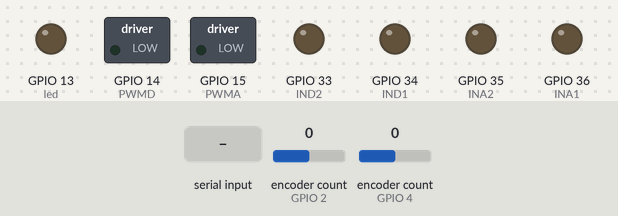
A sketch run on a simulated ESP32. Parts: switched loads named in the sketch (green lamp = pin HIGH), output pins drawn as LEDs (lit = HIGH). Inputs (shaded band) come from the test bench; at power-on: encoder count (sensors on GPIO 2, GPIO 4) 0. What the sketch prints to the serial monitor is not drawn.

Above: at 1.2 s.
1.3 s: "forward\n" received over Serial
At 1.48 s:
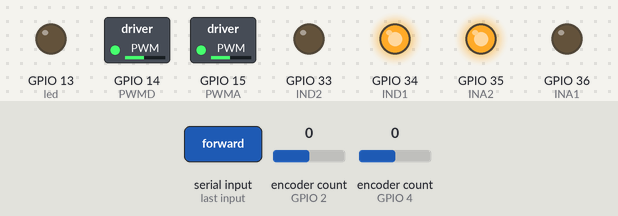
4.3 s: "right\n" received over Serial
At 4.47 s:
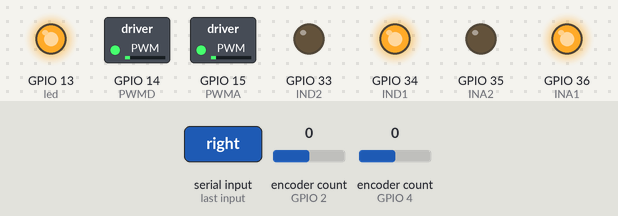
7.3 s: encoder count (sensor on GPIO 2) set to 1
10.3 s: "button\n" received over Serial
At 11.5 s:
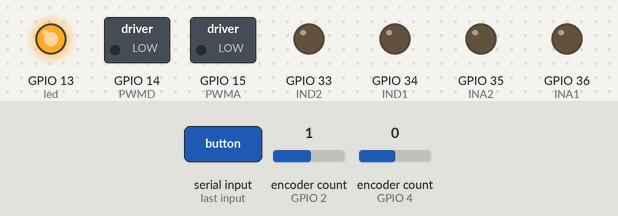
Timing chart, 0 to 12.8 s (numbered marks = the images above; inputs shaded):
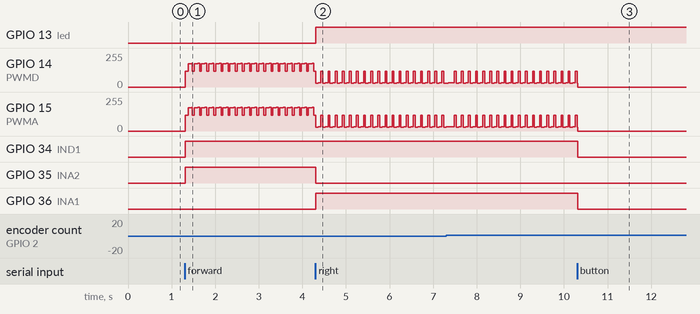

Measured:
- after the input at 1.3 s, GPIO 14 (PWMD), GPIO 15 (PWMA): 0/255 → 120/255 at once, then repeats every 0.14 s: 175/255 0.04 s, 176/255 0.04 s, 177/255 0.02 s, 120/255 0.04 s; GPIO 34 (IND1), GPIO 35 (INA2): LOW → HIGH at once
- after the input at 4.3 s, GPIO 13 (led), GPIO 36 (INA1): LOW → HIGH at once; GPIO 35 (INA2): HIGH → LOW at once
- after the input at 10.3 s, GPIO 34 (IND1), GPIO 36 (INA1): HIGH → LOW at once

The sketch:

motor_control.ino
```cpp
#include <Encoder.h>

int led = 13;
String com = "";
String mode = "stop";
unsigned long lastSend = 0;
const int sendInterval = 20;
float STALL_RPM = 2.0f;      // below this we consider it stalled
int stallCount = 0;
const int STALL_THRESH = 7; // 10 consecutive slow readings = stall
bool buttontoggle = false;


const float MAX_RPM_OUT = 1000.0f;
const float kF = 255.0f / MAX_RPM_OUT;

static float rpmFilt_A = 0.0f;
static float rpmFilt_D = 0.0f;
const float ALPHA = 0.3f;
int tick = 0;
float targetRPM_A;
float targetRPM_D;
float pwmCmd_A;
float pwmCmd_D;
float integ_A;
float integ_D;

float MAX_RPM = 600;

float Kp = 0.08f;
float Ki = 0.05f;

float PWM_MIN = 0.0f;

float ICLAMP = 50.0f;

const float    KICK_PWM     = 120.0f;
const uint32_t KICK_DUR_US  = 50000;    // kick duration: 80 ms

static bool     kicking_A    = false;
static uint32_t kickStart_A  = 0;
static bool     kicking_D    = false;
static uint32_t kickStart_D  = 0;
static float    lastTarget_A = 0.0f;
static float    lastTarget_D = 0.0f;
// -------------------------------------------------------------------

constexpr int EA_D = 2;
constexpr int EB_D = 3;

constexpr int EA_A = 4;
constexpr int EB_A = 5;

const int IND1 = 34;
const int IND2 = 33;
const int PWMD = 14;

const int INA1 = 36;
const int INA2 = 35;
const int PWMA = 15;

constexpr float CPR = 979.62f;

Encoder enc_A(EA_A, EB_A);
Encoder enc_D(EA_D, EB_D);

static inline float deg2rad(float d) { return d * (3.14159265358979323846f / 180.0f); }

static inline int clamp255(int x) {
  if (x < 0) return 0;
  if (x > 255) return 255;
  return x;
}

void setMotorSigned(int in1, int in2, int pwmPin, float cmd) {
  if (cmd > 255.0f) cmd = 255.0f;
  if (cmd < -255.0f) cmd = -255.0f;

  int pwm = clamp255((int)lroundf(fabsf(cmd)));

  if (pwm == 0) {
    digitalWrite(in1, LOW);
    digitalWrite(in2, LOW);
  } else if (cmd > 0) {
    digitalWrite(in1, HIGH);
    digitalWrite(in2, LOW);
  } else {
    digitalWrite(in1, LOW);
    digitalWrite(in2, HIGH);
  }

  analogWrite(pwmPin, pwm);
}

void driveVector4(float speed, float angleDeg, float &cmdA, float &cmdD) {
  if (speed < 0) speed = 30;
  if (speed > 255) speed = 255;

  angleDeg = fmodf(angleDeg, 360.0f);
  if (angleDeg < 0) angleDeg += 360.0f;

  float th = deg2rad(angleDeg);
  float Vx = speed * cosf(th);
  float Vy = speed * sinf(th);

  const float aA = deg2rad(120.0f);
  const float aD = deg2rad(240.0f);

  cmdA = Vx * cosf(aA) + Vy * sinf(aA);
  cmdD = Vx * cosf(aD) + Vy * sinf(aD);

  float maxAbs = fmaxf(fabsf(cmdA), fabsf(cmdD));
  if (maxAbs > 255.0f) {
    float k = 255.0f / maxAbs;
    cmdA *= k; cmdD *= k;
  }
}

void setup() {

  Serial.begin(115200);
  pinMode(led, OUTPUT);

  digitalWrite(led, LOW);
  while(!Serial && millis() < 1500) {}
  pinMode(INA1, OUTPUT); pinMode(INA2, OUTPUT); pinMode(PWMA, OUTPUT);
  pinMode(IND1, OUTPUT); pinMode(IND2, OUTPUT); pinMode(PWMD, OUTPUT);
}

void loop() {
  while (Serial.available()) {
    char c = Serial.read();

    if (c == '\n') {
      com.trim();
      Serial.print("Command: ");
      Serial.println(com);
      if (com == "button") {buttontoggle = !buttontoggle; Serial.print("received button");}
      else if (com == "forward"){ mode = "forward"; Serial.print("received forward"); }
      else if (com == "right")  { mode = "right"; }
      else if (com == "left")   { mode = "left"; }
      else if (com == "stop")   { mode = "stop"; }
      else if (com == "back")   { mode = "back"; }
      com = "";
    } else {
      com += c;
    }
  }
  if (buttontoggle) {
    Serial.print("button wipe");
    kicking_D = false;
    kicking_A = false;
    integ_A = 0;
    integ_D = 0;
    pwmCmd_A = 0;
    pwmCmd_D = 0;
    targetRPM_A = 0;
    targetRPM_D = 0;
  }
  else if (mode == "right") {
    targetRPM_A = 90.0f;
    targetRPM_D = 90.0f;
    digitalWrite(led, HIGH);
  }
  else if (mode == "left") {
    digitalWrite(led, HIGH);
    targetRPM_A = -90.0f;
    targetRPM_D = -90.0f;
  }
  else if (mode == "forward") {
    Serial.print("Moving forward");
    digitalWrite(led, LOW);
    float cmdA = 0, cmdD = 0;
    driveVector4(600, 270, cmdA, cmdD);
    targetRPM_A = (cmdA / 255.0f) * MAX_RPM;
    targetRPM_D = (cmdD / 255.0f) * MAX_RPM;
  } else if (mode == "stop") {
    kicking_D = false;
    kicking_A = false;
    integ_A = 0;
    integ_D = 0;
    pwmCmd_A = 0;
    pwmCmd_D = 0;
    targetRPM_A = 0;
    targetRPM_D = 0;
  }
  else if (mode == "back") {
    digitalWrite(led, LOW);
    float cmdA = 0, cmdD = 0;
    driveVector4(600, 90, cmdA, cmdD);
    targetRPM_A = (cmdA / 255.0f) * MAX_RPM;
    targetRPM_D = (cmdD / 255.0f) * MAX_RPM;
  }
  static uint32_t lastUs    = 0;
  static long lastCount_A   = 0;
  static long lastCount_D   = 0;

  uint32_t nowUs = micros();
  uint32_t dtUS  = nowUs - lastUs;

  if (dtUS >= 20000) {
    lastUs    = nowUs;
    float dt  = dtUS * 1e-6f;

    // ---- Motor A ----
    // Detect transition from stopped to moving -> trigger kickstart
    if (fabsf(lastTarget_A) < 1e-3f && fabsf(targetRPM_A) > 1e-3f) {
      kicking_A   = true;
      kickStart_A = nowUs;
      integ_A     = 0.0f;   // clear integrator so it doesn't wind up during kick
      rpmFilt_A   = 0.0f;
    }
    lastTarget_A = targetRPM_A;

    long count_A  = enc_A.read();
    long dcount_A = count_A - lastCount_A;
    lastCount_A   = count_A;
    float rpm_A   = ((dcount_A / dt) / CPR) * 60.0f;
    rpmFilt_A    += ALPHA * (rpm_A - rpmFilt_A);

    if (fabsf(targetRPM_A) < 1e-3f) {
      integ_A   = 0.0f;
      rpmFilt_A = 0.0f;
      kicking_A = false;
      pwmCmd_A  = 0.0f;
    } else if (kicking_A) {
      // Still in kickstart window?
      if ((nowUs - kickStart_A) < KICK_DUR_US) {
        pwmCmd_A = (targetRPM_A > 0) ? KICK_PWM : -KICK_PWM;
      } else {
        kicking_A = false;   // kick done, hand off to PID
      }
    }

    if (!kicking_A && fabsf(targetRPM_A) > 1e-3f) {
      float err_A = targetRPM_A - rpmFilt_A;
      integ_A    += err_A * dt;
      integ_A     = constrain(integ_A, -ICLAMP, ICLAMP);
      pwmCmd_A    = constrain(kF*targetRPM_A + Kp*err_A + Ki*integ_A, -255.0f, 255.0f);
      if (fabsf(pwmCmd_A) < PWM_MIN) pwmCmd_A = (pwmCmd_A > 0) ? PWM_MIN : -PWM_MIN;
    }

    setMotorSigned(INA1, INA2, PWMA, pwmCmd_A);

    // ---- Motor D ----
    if (fabsf(lastTarget_D) < 1e-3f && fabsf(targetRPM_D) > 1e-3f) {
      kicking_D   = true;
      kickStart_D = nowUs;
      integ_D     = 0.0f;
      rpmFilt_D   = 0.0f;
    }
    lastTarget_D = targetRPM_D;

    long count_D  = enc_D.read();
    long dcount_D = count_D - lastCount_D;
    lastCount_D   = count_D;
    float rpm_D   = ((dcount_D / dt) / CPR) * 60.0f;
    rpmFilt_D    += ALPHA * (rpm_D - rpmFilt_D);

    if (fabsf(targetRPM_D) < 1e-3f) {
      integ_D   = 0.0f;
      rpmFilt_D = 0.0f;
      kicking_D = false;
      pwmCmd_D  = 0.0f;
    } else if (kicking_D) {
      if ((nowUs - kickStart_D) < KICK_DUR_US) {
        pwmCmd_D = (targetRPM_D > 0) ? KICK_PWM : -KICK_PWM;
      } else {
        kicking_D = false;
      }
    }

    if (!kicking_D && fabsf(targetRPM_D) > 1e-3f) {
      float err_D = targetRPM_D - rpmFilt_D;
      integ_D    += err_D * dt;
      integ_D     = constrain(integ_D, -ICLAMP, ICLAMP);
      pwmCmd_D    = constrain(kF*targetRPM_D + Kp*err_D + Ki*integ_D, -255.0f, 255.0f);
      if (fabsf(pwmCmd_D) < PWM_MIN) pwmCmd_D = (pwmCmd_D > 0) ? PWM_MIN : -PWM_MIN;
    }

    setMotorSigned(IND1, IND2, PWMD, pwmCmd_D);

    // ---- Stall detection ----
    if (fabsf(rpm_A) < STALL_RPM && fabsf(targetRPM_A) > 1e-3f &&
        fabsf(rpm_D) < STALL_RPM && fabsf(targetRPM_D) > 1e-3f) {
      if (++stallCount > STALL_THRESH) {
        rpmFilt_A = rpmFilt_D = integ_A = integ_D = 0.0f;
        stallCount = 0;
        //Serial.println("Stall");
        // Re-trigger kick if we still have a target
        if (fabsf(targetRPM_A) > 1e-3f) {
          kicking_A = true;
          kickStart_A = nowUs;
        }
        if (fabsf(targetRPM_D) > 1e-3f) {
          kicking_D = true;
          kickStart_D = nowUs;
        }
      }
    } else {
      stallCount = 0;
    }

    tick++;
    if (tick % 2 == 0) {
      /**
      Serial.print("A{t="); Serial.print(targetRPM_A,1);
      Serial.print(" dc="); Serial.print(dcount_A);
      Serial.print(" rpm="); Serial.print(rpm_A,1);
      Serial.print(" pwm="); Serial.print(pwmCmd_A,0);
      Serial.print(" kick="); Serial.print(kicking_A);
      Serial.print(" I="); Serial.print(integ_A,2);
      Serial.print("} D{t="); Serial.print(targetRPM_D,1);
      Serial.print(" dc="); Serial.print(dcount_D);
      Serial.print(" rpm="); Serial.print(rpm_D,1);
      Serial.print(" pwm="); Serial.print(pwmCmd_D,0);
      Serial.print(" kick="); Serial.print(kicking_D);
      Serial.print(" I="); Serial.println(integ_D,2);
      **/

    }
  }

}
```
